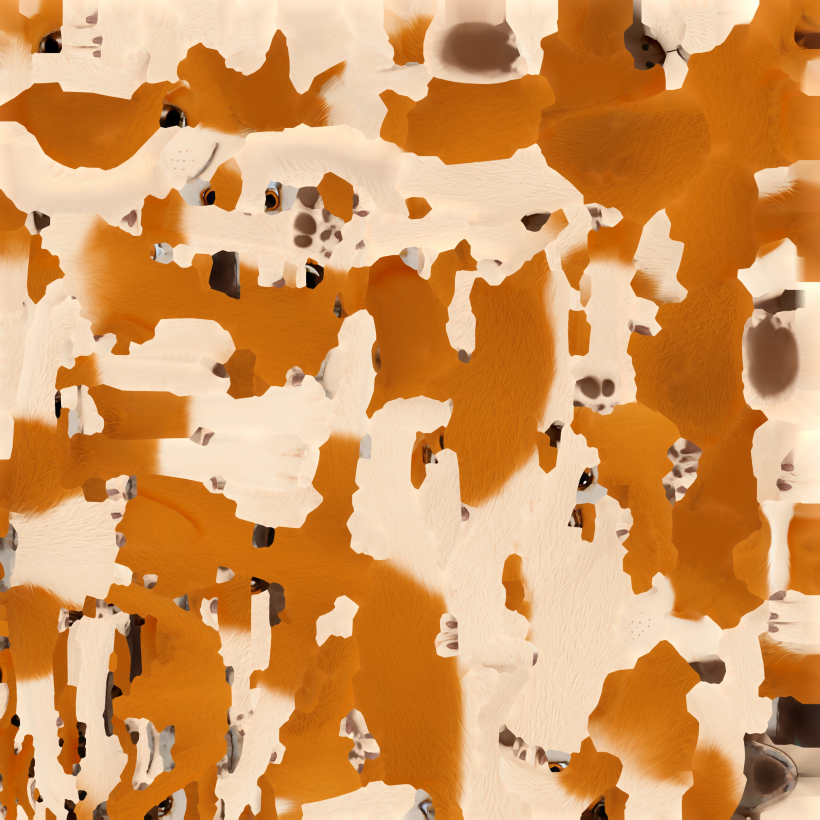
#> input picture assets/models/dog/tripo-p2/dog.fbm/dog_basecolor.jpg, 4096 x 4096 px, found by its file name (shown at 1/5 size)
$ python dog-maps.py
#> lines starting #> are read from the running program, lines starting #| are printed output that depends on the picture; after the words box and inside, x2 and y2 are one past the last pixel; in counts of white or black regions, pixels touching at a corner belong together
# Writes the web color map and the web normal map of the Tripo beagle from the maps of its FBX
# (design 4.5, assets/models/dog/README.md, "Color map" and "Normal map"). The color map is the
# source image at 2048 pixels, with no change of a color: the fur, the ears, and the eye paint
# stay as the FBX shows them. The normal map limits each tilt of the source, scales it to 1024
# pixels, and stores the tilts times NORMAL_MAP_GAIN of src/scene/fur.ts. The output depends only on
# the input files and on cwebp 1.5.0.
#
# Usage: uv run --no-project --with numpy==2.5.4 --with pillow==13.0.0 python -I tools/dog-maps.py
import os
import subprocess
import sys
import tempfile

import numpy as np
from PIL import Image

SOURCE = 'assets/models/dog/tripo-p2/dog.fbm/dog_basecolor.jpg'
NORMAL_SOURCE = 'assets/models/dog/tripo-p2/dog.fbm/dog_normal.jpg'
COLOR_OUT = 'assets/models/dog/tripo-hand/dog-color.webp'
NORMAL_OUT = 'assets/models/dog/tripo-hand/dog-normal.webp'
SIZE = 2048
NORMAL_SIZE = 1024
QUALITY = 60
#: The largest length of the x, y tilt of a normal of the source, and the gain of the stored tilts
#: (`NORMAL_MAP_GAIN` of src/scene/fur.ts). A larger tilt is a baked edge of the source mesh.
NORMAL_LIMIT = 0.2
NORMAL_GAIN = 4


def color_map():
    """Writes the color map: the source scaled to SIZE (Lanczos), WebP quality QUALITY, method 6."""
    image = Image.open(SOURCE).convert('RGB').resize((SIZE, SIZE), Image.LANCZOS)
    image.save(COLOR_OUT, 'WEBP', quality=QUALITY, method=6)
    print(f'{COLOR_OUT}: {SIZE} x {SIZE}, {os.path.getsize(COLOR_OUT)} bytes')


def normal_map():
    """Writes the normal map of the fur: each x, y tilt of the source limited to the length
    NORMAL_LIMIT, a box scale to NORMAL_SIZE, then the tilts times NORMAL_GAIN in red and green,
    255 in blue (the shader does not read it), and cwebp -q 60 -sharp_yuv -m 6. The limit comes
    before the gain, so that no stored value clips."""
    a = np.asarray(Image.open(NORMAL_SOURCE).convert('RGB')).astype(np.float64) / 255 * 2 - 1
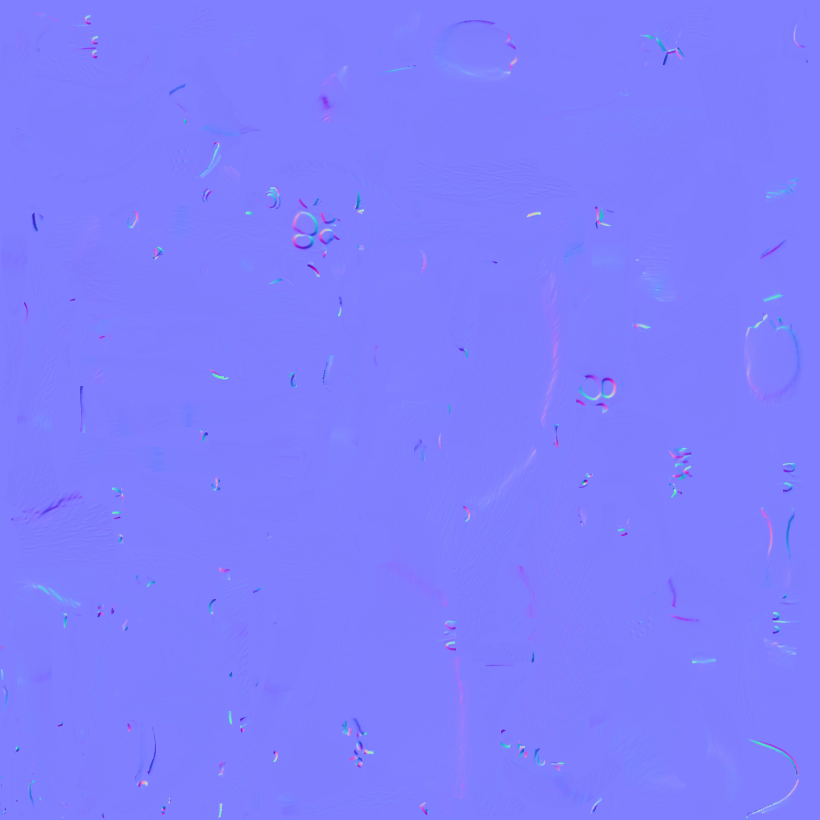
#> input picture assets/models/dog/tripo-p2/dog.fbm/dog_normal.jpg, 4096 x 4096 px, found by its file name (shown at 1/5 size)
    t = a[..., :2].copy()
    length = np.linalg.norm(t, axis=-1)
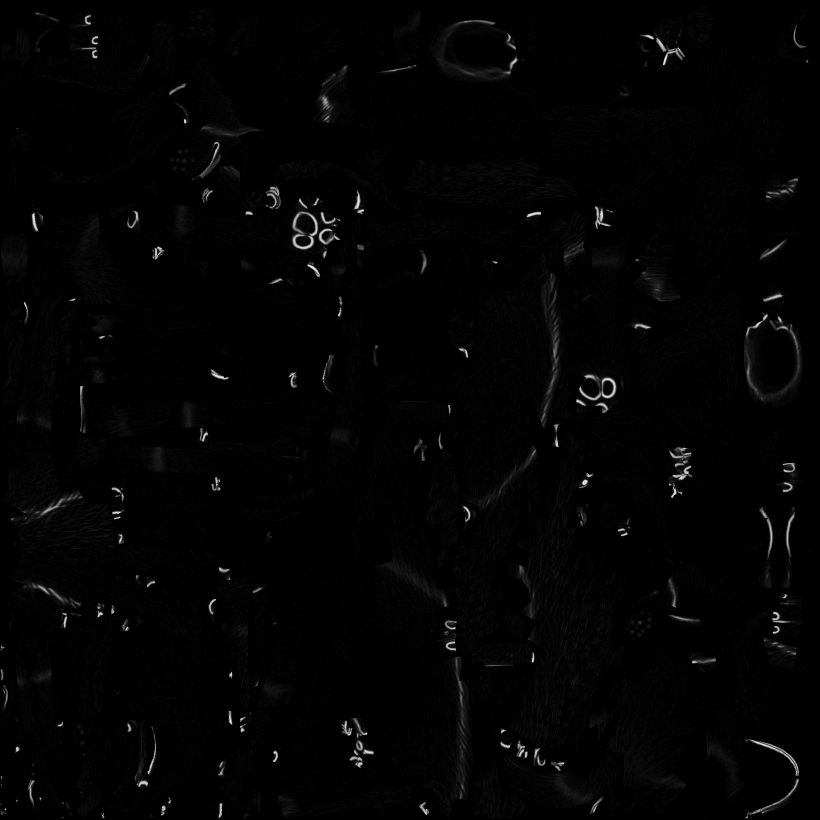
#> length: shape (4096, 4096) float64 (shown at 1/5 size); min 0.00555, max 1.01, mean 0.02; drawn with min black and max white
    over = length > NORMAL_LIMIT
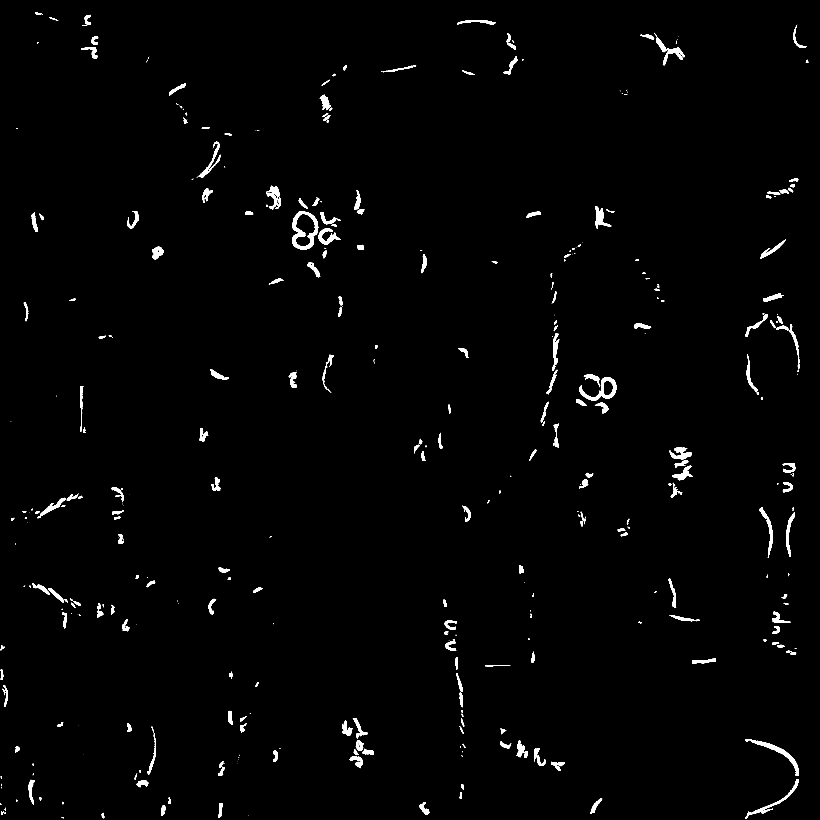
#> over: shape (4096, 4096) bool (shown at 1/5 size); 1.2% white; 522 white regions (182 under 20 px), largest, box (x1, y1, x2, y2) and area: (1461, 1056, 1591, 1249) 8601, (2895, 1887, 3082, 2003) 5940, (3735, 3696, 3995, 3880) 5319
    t[over] *= (NORMAL_LIMIT / length[over])[:, None]
    k = t.shape[0] // NORMAL_SIZE
#> k = 4
    small = t.reshape(NORMAL_SIZE, k, NORMAL_SIZE, k, 2).mean(axis=(1, 3))
    v = np.clip(small * NORMAL_GAIN, -1, 1)
    rgb = np.zeros((NORMAL_SIZE, NORMAL_SIZE, 3), np.uint8)
    rgb[..., :2] = np.round((v + 1) / 2 * 255).astype(np.uint8)
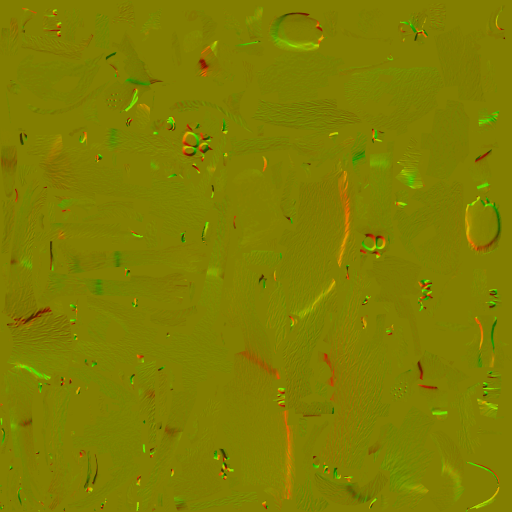
#> rgb: shape (1024, 1024, 3) (shown at 1/2 size); mean of channels 0, 1, 2 128, 125.9, 0; drawn as R, G, B
    rgb[..., 2] = 255
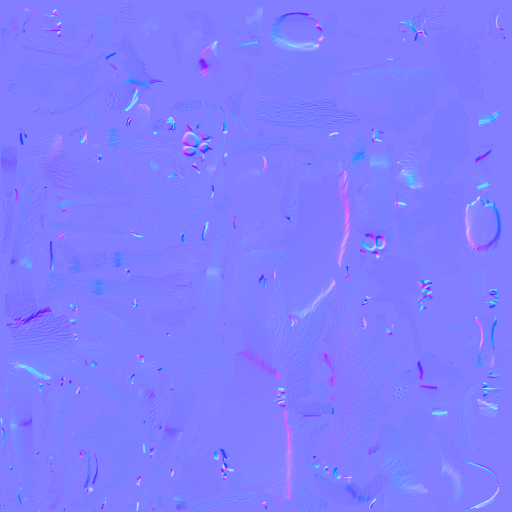
#> rgb: shape (1024, 1024, 3) (shown at 1/2 size); mean of channels 0, 1, 2 128, 125.9, 255; drawn as R, G, B
    with tempfile.TemporaryDirectory() as folder:
        png = os.path.join(folder, 'normal.png')
        Image.fromarray(rgb).save(png)
        subprocess.run(['cwebp', '-quiet', '-q', '60', '-sharp_yuv', '-m', '6', png, '-o', NORMAL_OUT],
                       check=True)
#> (this line was passed over: subprocess is not available in this run)
    print(f'{NORMAL_OUT}: {NORMAL_SIZE} x {NORMAL_SIZE}, {over.mean() * 100:.2f} % of the source '
          f'tilts limited, mean normal {np.round(a.reshape(-1, 3).mean(axis=0), 3).tolist()}')
#| assets/models/dog/tripo-hand/dog-normal.webp: 1024 x 1024, 1.21 % of the source tilts limited, mean normal [0.0, -0.004, 0.993]


def main():
    which = sys.argv[1:] or ['color', 'normal']
    if 'color' in which:
        color_map()
    if 'normal' in which:
        normal_map()


if __name__ == '__main__':
    main()
